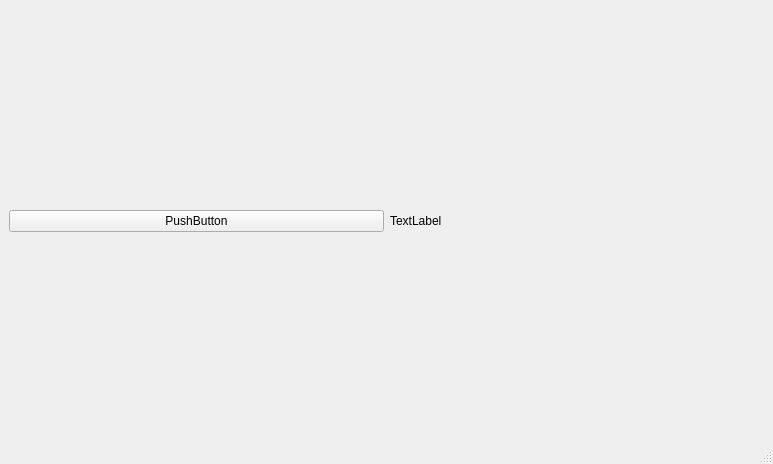
<?xml version="1.0" encoding="UTF-8"?>
<ui version="4.0">
 <class>MainWindow</class>
 <widget class="QMainWindow" name="MainWindow">
  <property name="geometry">
   <rect>
    <x>0</x>
    <y>0</y>
    <width>773</width>
    <height>464</height>
   </rect>
  </property>
  <property name="windowTitle">
   <string>MainWindow</string>
  </property>
  <widget class="QWidget" name="centralwidget">
   <layout class="QHBoxLayout" name="horizontalLayout">
    <item>
     <widget class="QPushButton" name="pushButton">
      <property name="text">
       <string>PushButton</string>
      </property>
     </widget>
    </item>
    <item>
     <widget class="QLabel" name="label">
      <property name="text">
       <string>TextLabel</string>
      </property>
     </widget>
    </item>
   </layout>
  </widget>
  <widget class="QMenuBar" name="menubar">
   <property name="geometry">
    <rect>
     <x>0</x>
     <y>0</y>
     <width>773</width>
     <height>37</height>
    </rect>
   </property>
  </widget>
  <widget class="QStatusBar" name="statusbar"/>
 </widget>
 <resources/>
 <connections/>
</ui>
